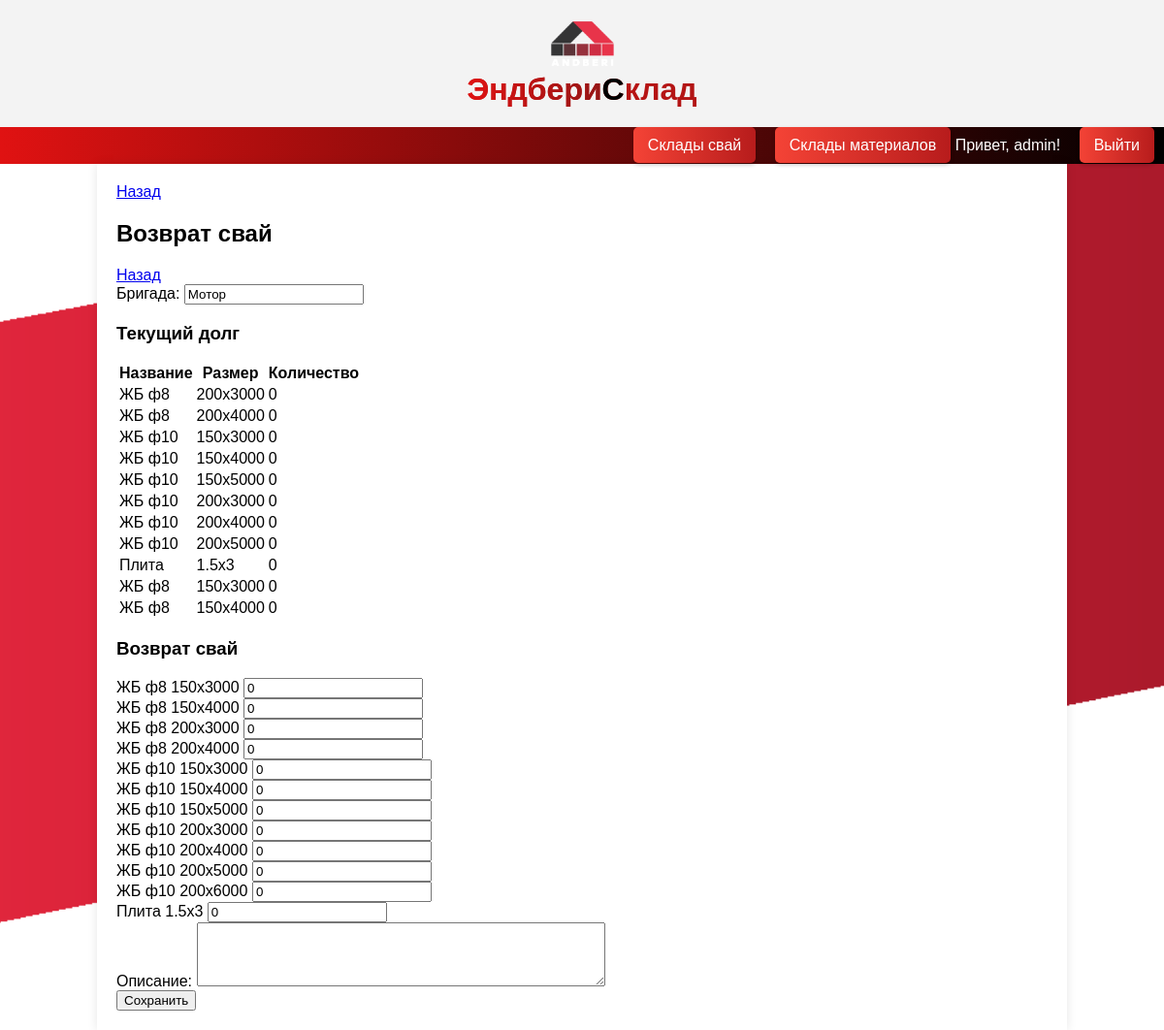
Screenshot of /return_piles/ (signed in) with the database file from the repository.
### sklad_app/models.py (models this page shows, shortened)
class UserBrigade(models.Model):
    user = models.OneToOneField(User, on_delete=models.CASCADE)
    brigade = models.ForeignKey(BrigadeWork, on_delete=models.CASCADE)

class BrigadeWork(models.Model):
    name = models.CharField(max_length=123)
    TYPE_CHOICES = (
        ('винты', 'Винты'),
        ('жб', 'ЖБ'),
        ('ручники', 'Ручники'),
    )
    type = models.CharField(max_length=10, choices=TYPE_CHOICES, default='жб', verbose_name='Тип')

class NamePile(models.Model):
    TYPE_CHOICES = (
        ('винтовые', 'Винтовые'),
        ('жб', 'Железобетонные'),
    )
    name = models.CharField(max_length=232)
    pile_type = models.CharField(max_length=10, choices=TYPE_CHOICES, default='винтовые', verbose_name='Тип')

class Pile(models.Model):
    name=models.ForeignKey(NamePile,on_delete=models.CASCADE)
    size=models.CharField(max_length=100)
    weight=models.IntegerField(default=0)
    price_beton = models.DecimalField(max_digits=10, decimal_places=4,blank=True,default=0.0)
    price_wire_3 = models.DecimalField(max_digits=10, decimal_places=4,blank=True,default=0.0)
    price_wire_4 = models.DecimalField(max_digits=10, decimal_places=4, blank=True, default=0.0)
    price_wire_6 = models.DecimalField(max_digits=10, decimal_places=4, blank=True, default=0.0)
    price_armature = models.DecimalField(max_digits=10, decimal_places=4,blank=True,default=0.0)
    price_armature10 = models.DecimalField(max_digits=10, decimal_places=4,blank=True,default=0.0)
    count = models.IntegerField(default=0)
    defect = models.IntegerField(default=0)

### sklad_app/views.py (the view, shortened to what this page needs)
# urls.py: path('return_piles/', ReturnPilesView.as_view(), name='return_piles'),
class ReturnPilesView(View):
    def get(self, request):
        user_brigade = get_object_or_404(UserBrigade, user=request.user)
        piles = Pile.objects.filter(name__pile_type='жб')
        try:
            debt = Debt.objects.get(brigade=user_brigade.brigade)
            debt_details = json.loads(debt.details)
            debt_piles = []
            for pile_id, quantity in debt_details.items():
                pile = Pile.objects.get(id=pile_id)
                debt_piles.append({
                    'id': pile.id,
                    'name': pile.name.name,
                    'size': pile.size,
                    'quantity': quantity
                })
        except Debt.DoesNotExist:
            debt_piles = []
        return render(request, 'return_piles_form.html', {'user_brigade': user_brigade, 'piles': piles, 'debt_piles': debt_piles})

### templates/return_piles_form.html (shortened to what this page needs)
{% extends "index.html" %}
{% block content %}
<a href="/" class="button">Назад</a>
<h2>Возврат свай</h2>
<form method="post">
    <a href='/'>Назад</a>
    <div>
        <label for="brigade">Бригада:</label>
        <input type="text" id="brigade" name="brigade" value="{{ user_brigade.brigade.name }}" readonly>
    </div>
    <h3>Текущий долг</h3>
    <table>
        <tr>
            <th>Название</th>
            <th>Размер</th>
            <th>Количество</th>
        </tr>
        {% for debt in debt_piles %}
        <tr>
            <td>{{ debt.name }}</td>
            <td>{{ debt.size }}</td>
            <td>{{ debt.quantity }}</td>
        </tr>
        {% endfor %}
    </table>
    <h3>Возврат свай</h3>
    {% for pile in piles %}
    <div>
        <label for="pile_{{ pile.id }}">{{ pile.name.name }} {{ pile.size }}</label>
        <input type="number" id="pile_{{ pile.id }}" name="pile_{{ pile.id }}" min="0" value="0">
    </div>
    {% endfor %}
    <div>
        <label for="description">Описание:</label>
        <textarea id="description" name="description" rows="4" cols="50"></textarea>
    </div>
    <button type="submit">Сохранить</button>
</form>
{% endblock %}

### templates/index.html (shortened to what this page needs)
<!DOCTYPE html>
<html lang="ru">
<head>
    {% load static %}
    {% load static %}
</head>
<body>
    <div class="header">
        <a href="/"><img src="{% static 'logo.png' %}"  class="logo"></a>
         <h1>
            <span class="gradient-text">Эндбери</span><span class="black">С</span>клад
        </h1>
    </div>
    <div class="nav">
        {% if user.is_authenticated %}
            {% if user.userprofile.role.name == "Производство" or user.userprofile.role.name == "Кладовщик" %}
                <a href="{% url 'ware' %} " >Склады свай</a>
                <a href="{% url 'mat' %} " >Склады материалов</a>
            {% endif %}
            <span style="color: white;">Привет, {{ user.username }}!</span>
            <a href="{% url 'logout' %}">Выйти</a>
        {% else %}
            <a href="{% url 'login' %}">Войти</a>
        {% endif %}
    </div>
    <div class="content">
        {% block content %}{% endblock %}
    </div>
</body>
</html>

### rows the page displays
UserBrigade: brigade "Мотор"
NamePile: name "ЖБ ф8" "ЖБ ф8" "ЖБ ф8" "ЖБ ф8"
Pile: size "200x3000", name.name "ЖБ ф8", size "200x3000"
Pile: size "200x4000", name.name "ЖБ ф8", size "200x4000"
NamePile: name "ЖБ ф10" "ЖБ ф10" "ЖБ ф10" "ЖБ ф10" "ЖБ ф10" "ЖБ ф10"
Pile: size "150x3000", name.name "ЖБ ф10", size "150x3000"
Pile: size "150x4000", name.name "ЖБ ф10", size "150x4000"
Pile: size "150x5000", name.name "ЖБ ф10", size "150x5000"
Pile: size "200x3000", name.name "ЖБ ф10", size "200x3000"
Pile: size "200x4000", name.name "ЖБ ф10", size "200x4000"
Pile: size "200x5000", name.name "ЖБ ф10", size "200x5000"
NamePile: name "Плита"
Pile: size "1.5x3", name.name "Плита", size "1.5x3"
Pile: size "150x3000", name.name "ЖБ ф8", size "150x3000"
Pile: size "150x4000", name.name "ЖБ ф8", size "150x4000"
Pile: name.name "ЖБ ф10", size "200x6000"

### other values shown
{{ user.username }} "admin"
{{ debt.quantity }} "0" "0" "0" "0" "0" "0" "0" "0" "0" "0" "0"
